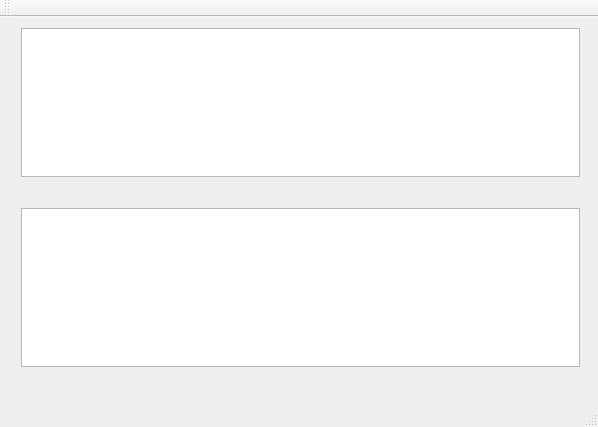
<?xml version="1.0" encoding="UTF-8"?>
<ui version="4.0">
 <class>MainWindow</class>
 <widget class="QMainWindow" name="MainWindow">
  <property name="geometry">
   <rect>
    <x>0</x>
    <y>0</y>
    <width>598</width>
    <height>427</height>
   </rect>
  </property>
  <property name="sizePolicy">
   <sizepolicy hsizetype="Fixed" vsizetype="Fixed">
    <horstretch>0</horstretch>
    <verstretch>0</verstretch>
   </sizepolicy>
  </property>
  <property name="windowTitle">
   <string>Hex2ASCII &amp; Vice-Versa</string>
  </property>
  <widget class="QWidget" name="centralWidget">
   <widget class="QWidget" name="verticalLayoutWidget">
    <property name="geometry">
     <rect>
      <x>10</x>
      <y>0</y>
      <width>581</width>
      <height>171</height>
     </rect>
    </property>
    <layout class="QVBoxLayout" name="verticalLayout">
     <item>
      <widget class="QPlainTextEdit" name="txtHex">
       <property name="toolTip">
        <string>Enter the Hex Text...</string>
       </property>
      </widget>
     </item>
    </layout>
   </widget>
   <widget class="QWidget" name="verticalLayoutWidget_2">
    <property name="geometry">
     <rect>
      <x>10</x>
      <y>180</y>
      <width>581</width>
      <height>181</height>
     </rect>
    </property>
    <layout class="QVBoxLayout" name="verticalLayout_2">
     <item>
      <widget class="QPlainTextEdit" name="txtASCII">
       <property name="toolTip">
        <string>Enter the ASCII Text</string>
       </property>
      </widget>
     </item>
    </layout>
   </widget>
  </widget>
  <widget class="QToolBar" name="mainToolBar">
   <attribute name="toolBarArea">
    <enum>TopToolBarArea</enum>
   </attribute>
   <attribute name="toolBarBreak">
    <bool>false</bool>
   </attribute>
  </widget>
  <widget class="QStatusBar" name="statusBar">
   <property name="enabled">
    <bool>false</bool>
   </property>
   <property name="toolTip">
    <string>(c) Naresh Mehta 2013, http://www.naresh.se/</string>
   </property>
  </widget>
  <widget class="QMenuBar" name="menuBar">
   <property name="geometry">
    <rect>
     <x>0</x>
     <y>0</y>
     <width>598</width>
     <height>25</height>
    </rect>
   </property>
  </widget>
 </widget>
 <layoutdefault spacing="6" margin="11"/>
 <resources/>
 <connections>
  <connection>
   <sender>txtHex</sender>
   <signal>textChanged()</signal>
   <receiver>txtASCII</receiver>
   <slot>update()</slot>
   <hints>
    <hint type="sourcelabel">
     <x>300</x>
     <y>123</y>
    </hint>
    <hint type="destinationlabel">
     <x>300</x>
     <y>308</y>
    </hint>
   </hints>
  </connection>
 </connections>
</ui>
